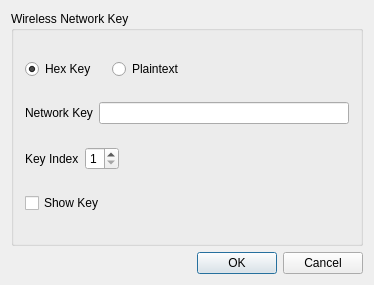
<?xml version="1.0" encoding="UTF-8"?>
<ui version="4.0">
 <class>wepConfig</class>
 <widget class="QDialog" name="wepConfig">
  <property name="geometry">
   <rect>
    <x>0</x>
    <y>0</y>
    <width>374</width>
    <height>285</height>
   </rect>
  </property>
  <property name="windowTitle">
   <string>WEP Configuration</string>
  </property>
  <property name="windowIcon">
   <iconset resource="wificonfig.qrc">
    <normaloff>:/tray_wifi85.png</normaloff>:/tray_wifi85.png</iconset>
  </property>
  <layout class="QGridLayout" name="gridLayout_2">
   <item row="0" column="0">
    <widget class="QGroupBox" name="groupBox">
     <property name="title">
      <string>Wireless Network Key</string>
     </property>
     <layout class="QGridLayout" name="gridLayout">
      <item row="0" column="0" colspan="3">
       <widget class="QRadioButton" name="radioHex">
        <property name="text">
         <string>Hex Key</string>
        </property>
        <property name="checked">
         <bool>true</bool>
        </property>
       </widget>
      </item>
      <item row="0" column="3" colspan="2">
       <widget class="QRadioButton" name="radioPlaintext">
        <property name="text">
         <string>Plaintext</string>
        </property>
       </widget>
      </item>
      <item row="1" column="0" colspan="2">
       <widget class="QLabel" name="textLabel1">
        <property name="text">
         <string>Network Key</string>
        </property>
        <property name="wordWrap">
         <bool>false</bool>
        </property>
       </widget>
      </item>
      <item row="1" column="2" colspan="3">
       <widget class="QLineEdit" name="lineKey">
        <property name="echoMode">
         <enum>QLineEdit::Password</enum>
        </property>
       </widget>
      </item>
      <item row="2" column="0">
       <widget class="QLabel" name="textLabel1_2_2">
        <property name="text">
         <string>Key Index</string>
        </property>
        <property name="wordWrap">
         <bool>false</bool>
        </property>
       </widget>
      </item>
      <item row="2" column="1" colspan="3">
       <widget class="QSpinBox" name="spinIndex">
        <property name="minimum">
         <number>1</number>
        </property>
        <property name="maximum">
         <number>4</number>
        </property>
       </widget>
      </item>
      <item row="2" column="4">
       <spacer name="spacer11">
        <property name="orientation">
         <enum>Qt::Horizontal</enum>
        </property>
        <property name="sizeType">
         <enum>QSizePolicy::Expanding</enum>
        </property>
        <property name="sizeHint" stdset="0">
         <size>
          <width>61</width>
          <height>21</height>
         </size>
        </property>
       </spacer>
      </item>
      <item row="3" column="0" colspan="5">
       <widget class="QCheckBox" name="checkShowKey">
        <property name="text">
         <string>Show Key</string>
        </property>
       </widget>
      </item>
     </layout>
    </widget>
   </item>
   <item row="1" column="0">
    <widget class="QDialogButtonBox" name="buttonBox">
     <property name="standardButtons">
      <set>QDialogButtonBox::Cancel|QDialogButtonBox::Ok</set>
     </property>
    </widget>
   </item>
  </layout>
 </widget>
 <layoutdefault spacing="6" margin="11"/>
 <includes>
  <include location="local">qmessagebox.h</include>
  <include location="local">QGroupBox</include>
 </includes>
 <resources>
  <include location="wificonfig.qrc"/>
 </resources>
 <connections/>
</ui>
